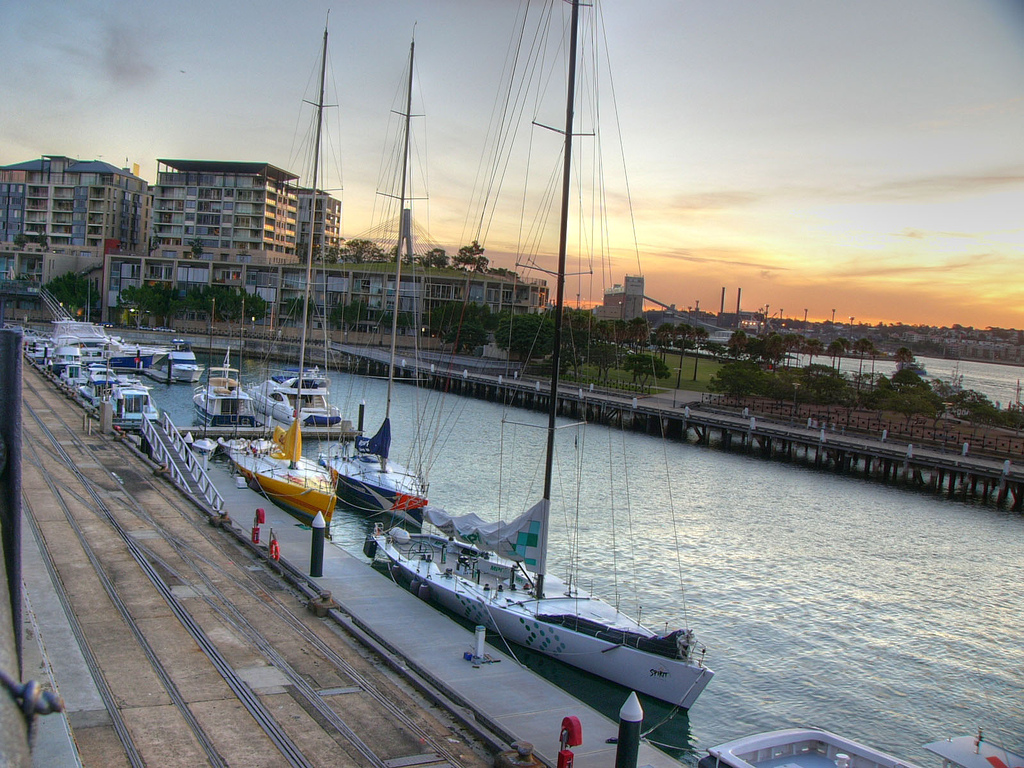
#> input picture examples/original/boat.jpg, 1024 x 768 px, found by its file name; its folder holds only this picture in this run
$ python blur.py   (Python 2 division)
#> lines starting #> are read from the running program, lines starting #| are printed output that depends on the picture
#!/usr/bin/python
"""Set of functions to blur an entire image that replicates a lens blur."""
import cv2
import numpy as np
import os
import shutil


def make_more_vivid(image):
    """Modify the saturation and value of the image."""
    hsv = cv2.cvtColor(image, cv2.COLOR_BGR2HSV)
#> hsv: shape (768, 1024, 3); mean H, S, V 71.9, 44.1, 147.7
#> image is the input picture: shape (768, 1024, 3); mean B, G, R 136.8, 138.1, 136
    hue, saturation, value = cv2.split(hsv)
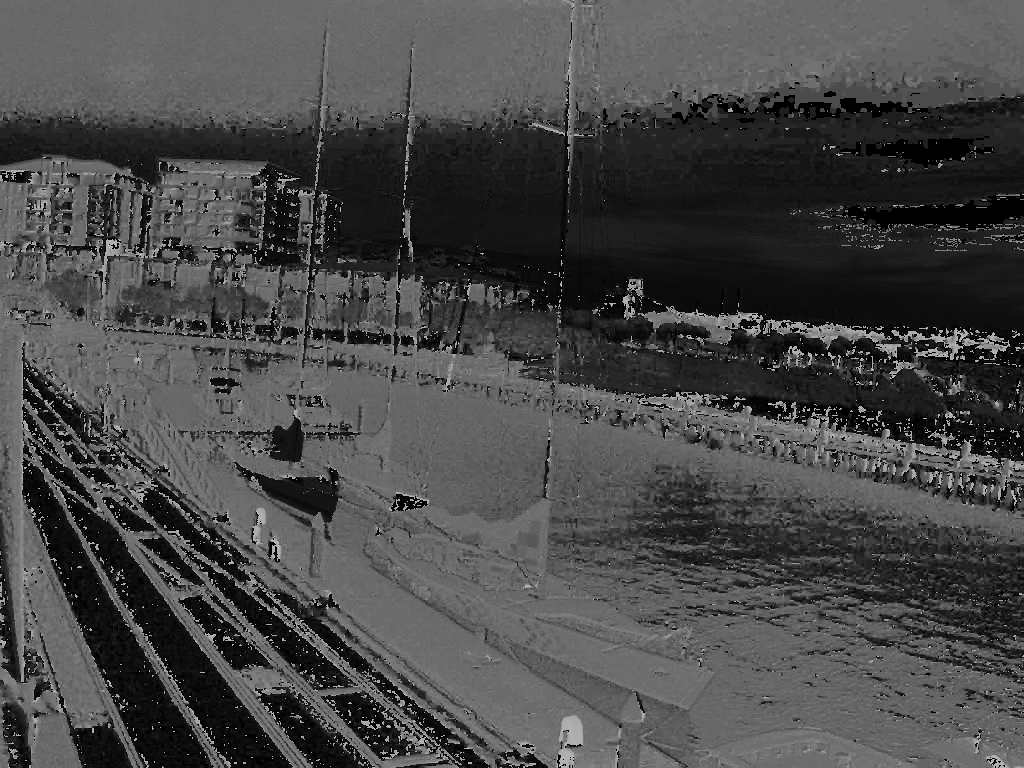
#> hue: shape (768, 1024); min 0, max 179, mean 71.9

    saturation = np.array(saturation * 1.2, dtype=np.uint16)
    saturation = np.array(np.clip(saturation, 0, 255), dtype=np.uint8)
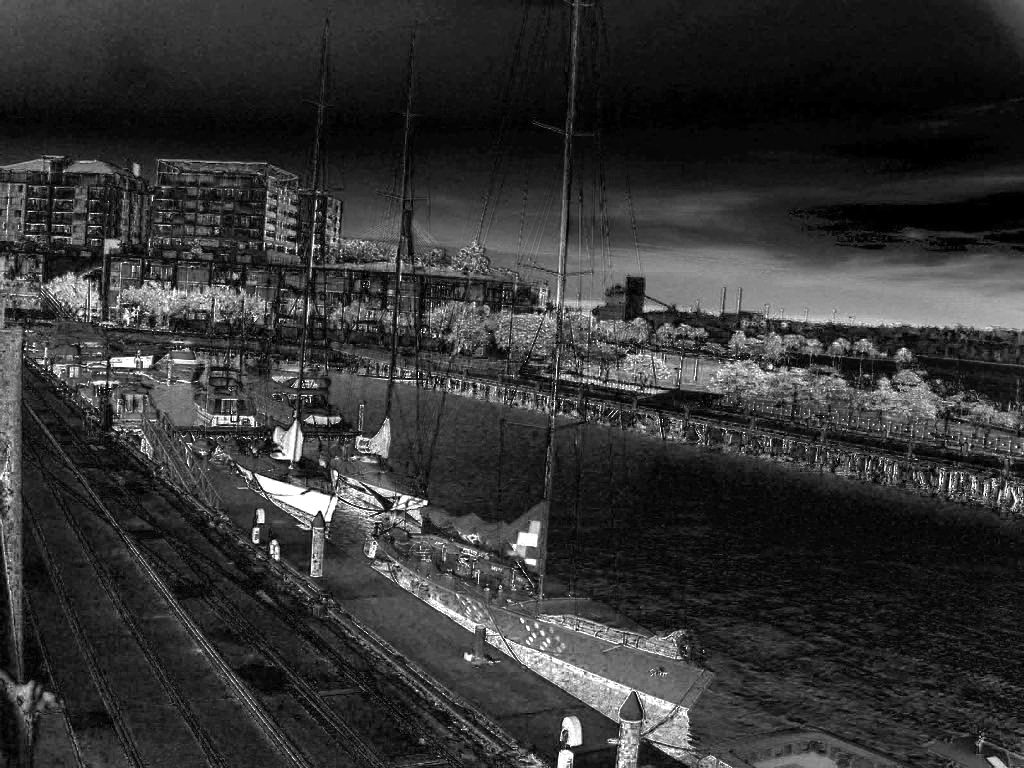
#> saturation: shape (768, 1024); min 0, max 255, mean 52.4

    value = np.array(value * 1.1, dtype=np.uint16)
    value = np.array(np.clip(value, 0, 255), dtype=np.uint8)
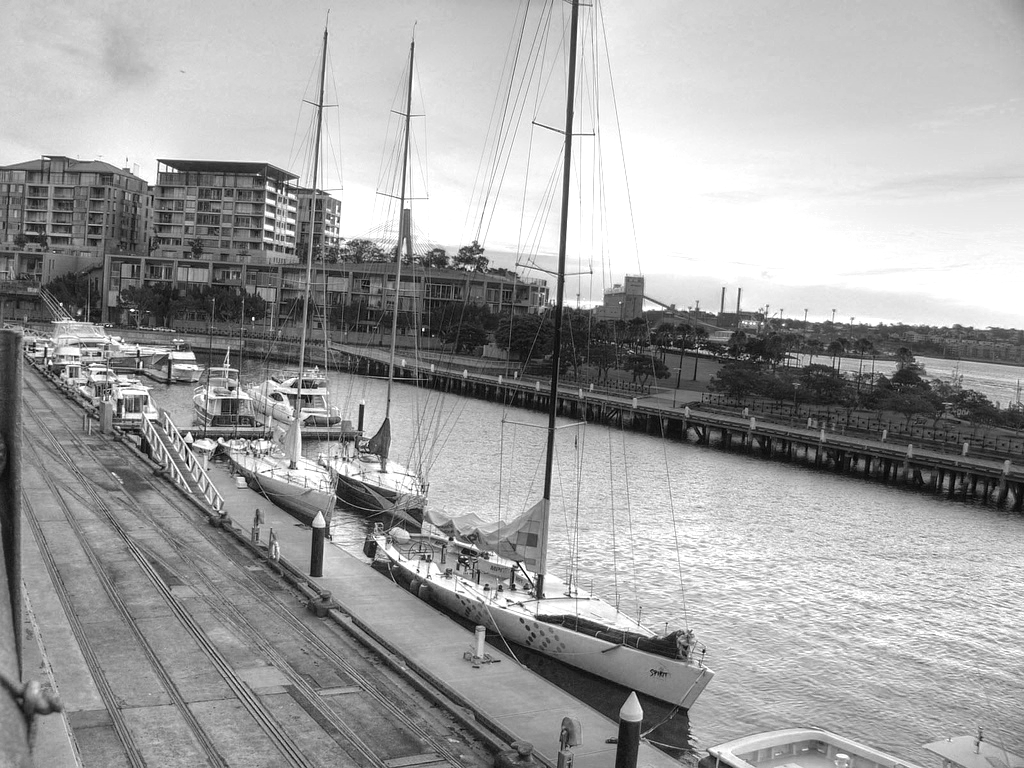
#> value: shape (768, 1024); min 0, max 255, mean 161.2

    return cv2.cvtColor(cv2.merge((hue, saturation, value)), cv2.COLOR_HSV2BGR)
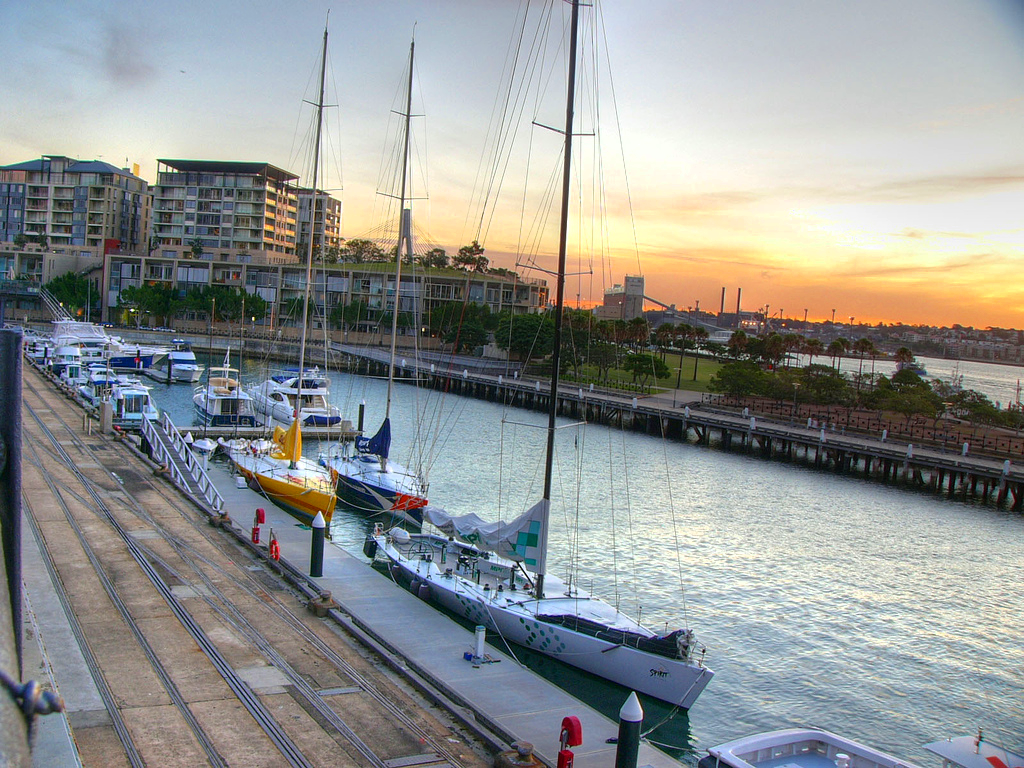
#> returned value: shape (768, 1024, 3); mean B, G, R 147, 148.4, 145.7


def read_image(input_dir):
    """Read in an image and provide the image itself, name, and extension."""
    for photo in os.listdir(input_dir):
        print photo,
        name, ext = os.path.splitext(photo)
        image = cv2.imread(input_dir + '/' + photo)
        yield image, name, ext


def clean_folder(directory):
    """Clean out the given directory."""
    if os.path.isdir(directory):
        shutil.rmtree(directory)
    os.mkdir(directory)


def process(image):
    """Given an image process it using the process to replicate a lens blur."""
    print '...bluring image',
    image = make_more_vivid(image)
    image = cv2.bilateralFilter(image, 9, 150, 150)
    image = cv2.blur(image, (15, 15))
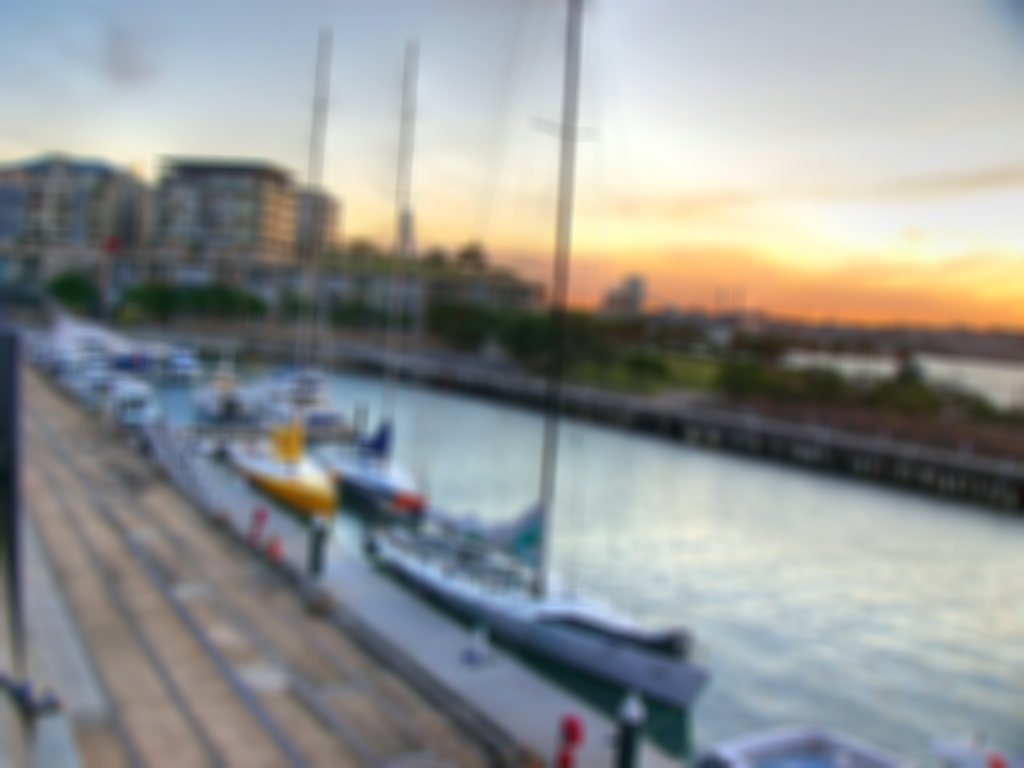
#> image: shape (768, 1024, 3); mean B, G, R 147, 148.5, 145.7

    return image


def main():
    """Given the images in a directory blur each of them."""
    input_dir = 'images/original'
    output_dir = 'images/blur'

    clean_folder(output_dir)
    for image, name, ext in read_image(input_dir):
        output = process(image)
        cv2.imwrite(output_dir + '/' + name + ext, output)
        print '...[DONE]'

if __name__ == "__main__":
    main()
